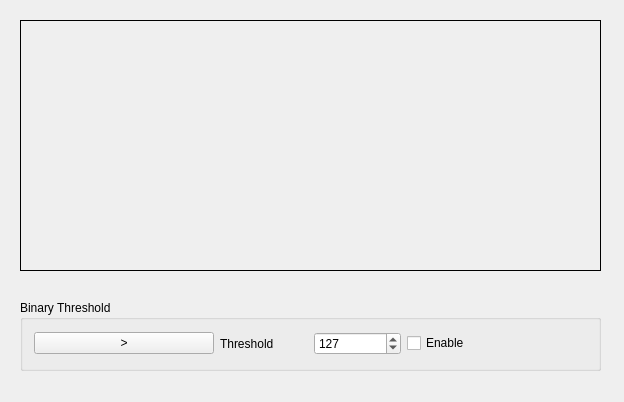
<?xml version="1.0" encoding="UTF-8"?>
<ui version="4.0">
 <class>QCVWidget</class>
 <widget class="QWidget" name="QCVWidget">
  <property name="geometry">
   <rect>
    <x>0</x>
    <y>0</y>
    <width>624</width>
    <height>402</height>
   </rect>
  </property>
  <property name="windowTitle">
   <string>QCVWidget</string>
  </property>
  <widget class="QLabel" name="labelView">
   <property name="geometry">
    <rect>
     <x>20</x>
     <y>20</y>
     <width>581</width>
     <height>251</height>
    </rect>
   </property>
   <property name="styleSheet">
    <string notr="true">border: 1px solid;</string>
   </property>
   <property name="text">
    <string/>
   </property>
  </widget>
  <widget class="QGroupBox" name="groupBox">
   <property name="geometry">
    <rect>
     <x>20</x>
     <y>300</y>
     <width>581</width>
     <height>71</height>
    </rect>
   </property>
   <property name="title">
    <string>Binary Threshold</string>
   </property>
   <layout class="QGridLayout" name="gridLayout">
    <item row="0" column="0">
     <widget class="QPushButton" name="pushButtonPlay">
      <property name="text">
       <string>&gt;</string>
      </property>
     </widget>
    </item>
    <item row="0" column="1">
     <layout class="QHBoxLayout" name="horizontalLayout">
      <item>
       <widget class="QLabel" name="label_2">
        <property name="text">
         <string>Threshold</string>
        </property>
       </widget>
      </item>
      <item>
       <widget class="QSpinBox" name="spinBox">
        <property name="maximum">
         <number>255</number>
        </property>
        <property name="value">
         <number>127</number>
        </property>
       </widget>
      </item>
     </layout>
    </item>
    <item row="0" column="2">
     <widget class="QCheckBox" name="checkBoxEnable">
      <property name="text">
       <string>Enable</string>
      </property>
     </widget>
    </item>
   </layout>
  </widget>
 </widget>
 <layoutdefault spacing="6" margin="11"/>
 <resources/>
 <connections/>
</ui>
